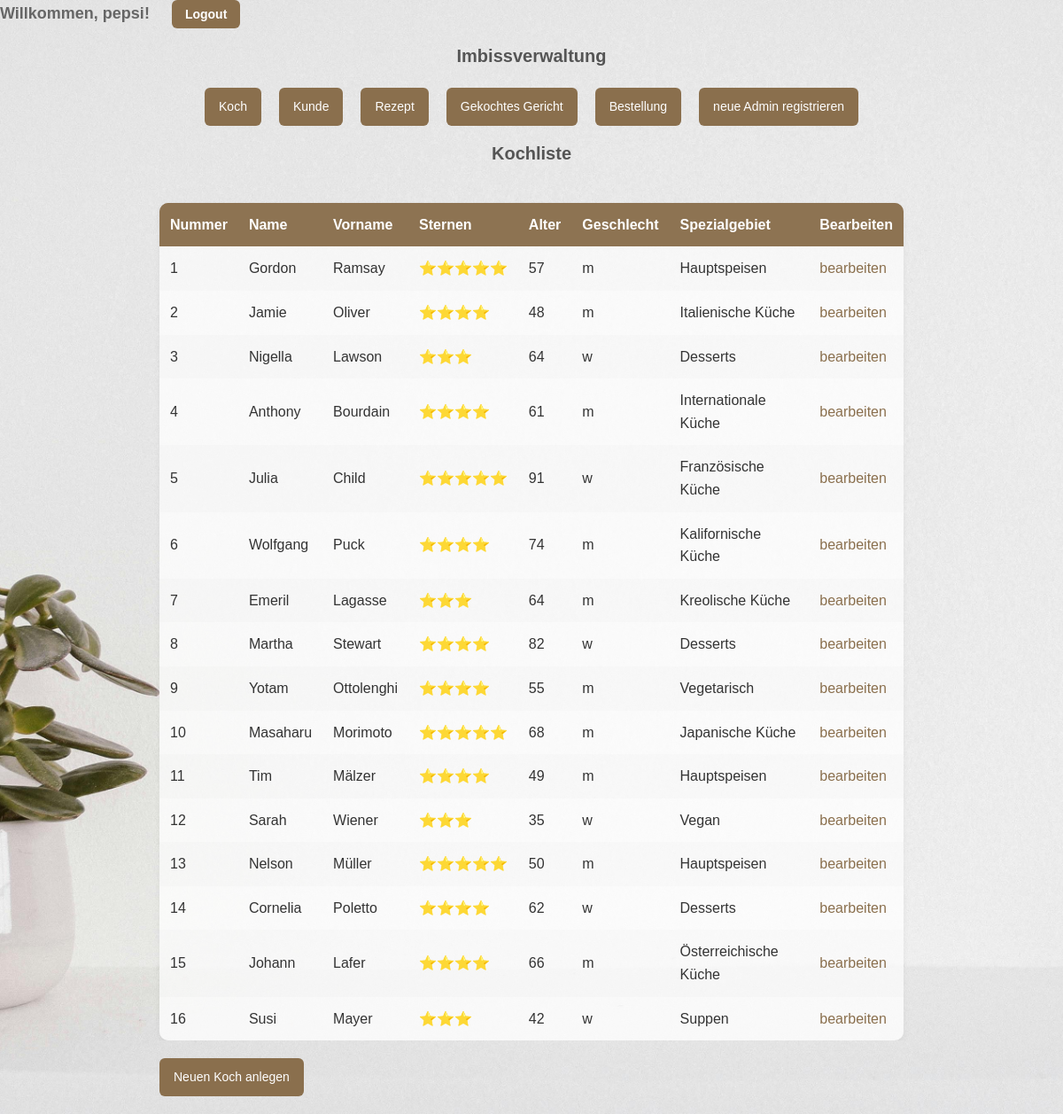
The app's page /pages/koch.php (signed in) with its own data.
### tables this page shows
CREATE TABLE IF NOT EXISTS koch (
    kochid INT NOT NULL AUTO_INCREMENT,
    `name` VARCHAR(40) NOT NULL,
    vorname VARCHAR(40) DEFAULT NULL,
    anzahl_von_sternen TINYINT DEFAULT NULL,
    koch_alter INT DEFAULT NULL,
    geschlecht ENUM('m', 'w', 'd') DEFAULT NULL,
    spezialgebiet VARCHAR(40) DEFAULT NULL,
    PRIMARY KEY (kochid)
);

### pages/koch.class.php (the view, shortened to what this page needs)
<?php
class Koch {
    private $tabelle = "koch";
    public function lesenAlleDaten() {
        $sql = "SELECT kochid,
                       `name`,
                       vorname,
                       anzahl_von_sternen,
                       koch_alter,
                       geschlecht,
                       spezialgebiet
                       FROM " . $this->tabelle .
                       " ORDER BY kochid";
        $this->baueKochTabelle($sql);
    }
    private function baueKochTabelle($sql) {
        require("../config/db.inc.php");
        if ($stmt = $mysqli->prepare($sql)) {
            $stmt->execute();
            $stmt->bind_result($kochid,
                                $name,
                                $vorname,
                                $anzahl_von_sternen,
                                $koch_alter,
                                $geschlecht,
                                $spezialgebiet);
            echo "<div class=\"table-wrapper\">";
            echo "<table id=\"zebra\">\n";
            echo "<thead>
                    <tr>
                        <th>Nummer</th><th>Name</th><th>Vorname</th><th>Sternen</th><th>Alter</th><th>Geschlecht</th><th>Spezialgebiet</th><th>Bearbeiten</th>
                    </tr>
                  </thead>
                  <tbody>\n";
            $count = 0;
            while ($stmt -> fetch()) {
                $count ++;
                $zebratyp = "ungerade";
                echo "<tr ";
                if($count % 2 == 0) {
                    $zebratyp = "gerade";
                }
                echo "class=\"" .$zebratyp
                ."\">\n\t<td>"
                . htmlspecialchars($kochid)
                ."</td>\n\t<td>"
                . htmlspecialchars($name)
                ."</td>\n\t<td>"
                . htmlspecialchars($vorname)
                ."</td>\n\t<td>";
            echo str_repeat("⭐", htmlspecialchars($anzahl_von_sternen));
            echo  "</td>\n\t<td>"
                . htmlspecialchars($koch_alter)
                ."</td>\n\t<td>"
                . htmlspecialchars($geschlecht)
                ."</td>\n\t<td>"
                . htmlspecialchars($spezialgebiet)
                ."</td>\n\t<td>"
                ."<a href=\"kochbearbeiten.php?kochid=" .htmlspecialchars($kochid) ."\">bearbeiten</a>"
                ."</td>\n</tr>";
            }
            echo "</table>";
            echo "</div>";
        }
    }
}
?>

### assets/styles.css (style rules this page uses)
* { margin: 0; padding: 0; box-sizing: border-box; }
body { font-family: 'Arial', sans-serif; background: linear-gradient(to bottom, #f0f4f8, #dce2e8); color: #333; line-height: 1.6; background-image: url('bg/plant.jpg'); background-attachment: fixed; background-size: cover; background-position: center; }
.table-wrapper { width: 100%; overflow-x: auto; display: flex; justify-content: center; margin-top: 20px; }
table { width: 70%; border-collapse: collapse; background: rgba(255, 255, 255, 0.4); border-radius: 10px; overflow: hidden; box-shadow: 0 4px 6px rgba(0, 0, 0, 0.1); }
th, td { padding: 12px; text-align: left; }
th { background: rgba(138, 111, 77, 0.85); color: white; }
tbody tr:nth-child(even) { background: rgba(255, 255, 255, 0.4); }
tbody tr:nth-child(odd) { background: rgba(248, 248, 248, 0.3); }
#zebra, #ausgabe { width: 70%; background: rgba(255, 255, 255, 0.6); border-radius: 10px; overflow: hidden; box-shadow: 0 4px 8px rgba(0, 0, 0, 0.05); margin-top: 20px; }
#zebra thead, #ausgabe thead { background: rgba(138, 111, 77, 0.8); color: white; }
a { color: #8a6f4d; text-decoration: none; }

### records on screen
koch: kochid "1", name "Gordon", vorname "Ramsay", anzahl_von_sternen "⭐⭐⭐⭐⭐", koch_alter "57", geschlecht "m", spezialgebiet "Hauptspeisen"
koch: kochid "2", name "Jamie", vorname "Oliver", anzahl_von_sternen "⭐⭐⭐⭐", koch_alter "48", geschlecht "m", spezialgebiet "Italienische Küche"
koch: kochid "3", name "Nigella", vorname "Lawson", anzahl_von_sternen "⭐⭐⭐", koch_alter "64", geschlecht "w", spezialgebiet "Desserts"
koch: kochid "4", name "Anthony", vorname "Bourdain", anzahl_von_sternen "⭐⭐⭐⭐", koch_alter "61", geschlecht "m", spezialgebiet "Internationale Küche"
koch: kochid "5", name "Julia", vorname "Child", anzahl_von_sternen "⭐⭐⭐⭐⭐", koch_alter "91", geschlecht "w", spezialgebiet "Französische Küche"
koch: kochid "6", name "Wolfgang", vorname "Puck", anzahl_von_sternen "⭐⭐⭐⭐", koch_alter "74", geschlecht "m", spezialgebiet "Kalifornische Küche"
koch: kochid "7", name "Emeril", vorname "Lagasse", anzahl_von_sternen "⭐⭐⭐", koch_alter "64", geschlecht "m", spezialgebiet "Kreolische Küche"
koch: kochid "8", name "Martha", vorname "Stewart", anzahl_von_sternen "⭐⭐⭐⭐", koch_alter "82", geschlecht "w", spezialgebiet "Desserts"
koch: kochid "9", name "Yotam", vorname "Ottolenghi", anzahl_von_sternen "⭐⭐⭐⭐", koch_alter "55", geschlecht "m", spezialgebiet "Vegetarisch"
koch: kochid "10", name "Masaharu", vorname "Morimoto", anzahl_von_sternen "⭐⭐⭐⭐⭐", koch_alter "68", geschlecht "m", spezialgebiet "Japanische Küche"
koch: kochid "11", name "Tim", vorname "Mälzer", anzahl_von_sternen "⭐⭐⭐⭐", koch_alter "49", geschlecht "m", spezialgebiet "Hauptspeisen"
koch: kochid "12", name "Sarah", vorname "Wiener", anzahl_von_sternen "⭐⭐⭐", koch_alter "35", geschlecht "w", spezialgebiet "Vegan"
koch: kochid "13", name "Nelson", vorname "Müller", anzahl_von_sternen "⭐⭐⭐⭐⭐", koch_alter "50", geschlecht "m", spezialgebiet "Hauptspeisen"
koch: kochid "14", name "Cornelia", vorname "Poletto", anzahl_von_sternen "⭐⭐⭐⭐", koch_alter "62", geschlecht "w", spezialgebiet "Desserts"
koch: kochid "15", name "Johann", vorname "Lafer", anzahl_von_sternen "⭐⭐⭐⭐", koch_alter "66", geschlecht "m", spezialgebiet "Österreichische Küche"
koch: kochid "16", name "Susi", vorname "Mayer", anzahl_von_sternen "⭐⭐⭐", koch_alter "42", geschlecht "w", spezialgebiet "Suppen"

### other values on screen
$_SESSION['admin_username'] "pepsi"
